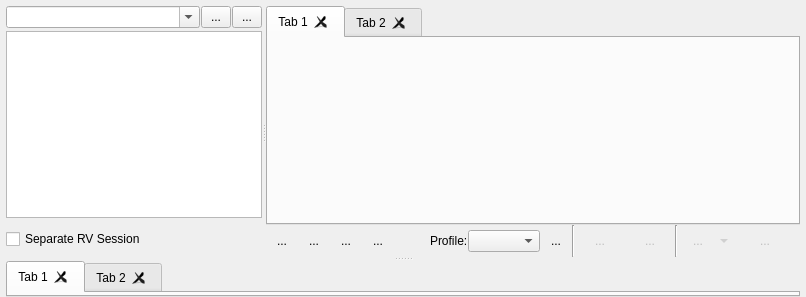
  <widget class="QWidget" name="centralwidget">
   <layout class="QGridLayout" name="gridLayout_3">
    <property name="leftMargin">
     <number>6</number>
    </property>
    <property name="topMargin">
     <number>6</number>
    </property>
    <property name="rightMargin">
     <number>6</number>
    </property>
    <property name="bottomMargin">
     <number>0</number>
    </property>
    <item row="0" column="0">
     <widget class="QSplitter" name="uiMainSPLT">
      <property name="orientation">
       <enum>Qt::Vertical</enum>
      </property>
      <widget class="QSplitter" name="uiContextSPLT">
       <property name="orientation">
        <enum>Qt::Horizontal</enum>
       </property>
       <widget class="QFrame" name="uiBrowserFRAME">
        <property name="frameShape">
         <enum>QFrame::NoFrame</enum>
        </property>
        <property name="frameShadow">
         <enum>QFrame::Raised</enum>
        </property>
        <layout class="QGridLayout" name="gridLayout_2">
         <property name="horizontalSpacing">
          <number>0</number>
         </property>
         <property name="verticalSpacing">
          <number>3</number>
         </property>
         <property name="margin">
          <number>0</number>
         </property>
         <item row="0" column="0">
          <layout class="QHBoxLayout" name="horizontalLayout">
           <property name="spacing">
            <number>1</number>
           </property>
           <item>
            <widget class="QComboBox" name="uiBrowserFilterDDL">
             <property name="minimumSize">
              <size>
               <width>0</width>
               <height>22</height>
              </size>
             </property>
             <property name="maximumSize">
              <size>
               <width>16777215</width>
               <height>22</height>
              </size>
             </property>
             <property name="editable">
              <bool>true</bool>
             </property>
             <property name="maxCount">
              <number>10</number>
             </property>
             <property name="insertPolicy">
              <enum>QComboBox::NoInsert</enum>
             </property>
            </widget>
           </item>
           <item>
            <widget class="QToolButton" name="uiBrowserClearSelectionBTN">
             <property name="minimumSize">
              <size>
               <width>30</width>
               <height>22</height>
              </size>
             </property>
             <property name="maximumSize">
              <size>
               <width>16777215</width>
               <height>22</height>
              </size>
             </property>
             <property name="text">
              <string>...</string>
             </property>
            </widget>
           </item>
           <item>
            <widget class="QToolButton" name="uiResetBTN">
             <property name="minimumSize">
              <size>
               <width>30</width>
               <height>22</height>
              </size>
             </property>
             <property name="maximumSize">
              <size>
               <width>16777215</width>
               <height>22</height>
              </size>
             </property>
             <property name="text">
              <string>...</string>
             </property>
            </widget>
           </item>
          </layout>
         </item>
         <item row="1" column="0">
          <widget class="QTreeWidget" name="uiBrowserTREE">
           <property name="selectionMode">
            <enum>QAbstractItemView::MultiSelection</enum>
           </property>
           <property name="rootIsDecorated">
            <bool>false</bool>
           </property>
           <attribute name="headerVisible">
            <bool>false</bool>
           </attribute>
           <column>
            <property name="text">
             <string notr="true">1</string>
            </property>
           </column>
          </widget>
         </item>
         <item row="2" column="0">
          <widget class="QCheckBox" name="uiSeparateCHK">
           <property name="minimumSize">
            <size>
             <width>0</width>
             <height>36</height>
            </size>
           </property>
           <property name="focusPolicy">
            <enum>Qt::NoFocus</enum>
           </property>
           <property name="text">
            <string>Separate RV Session</string>
           </property>
          </widget>
         </item>
        </layout>
       </widget>
       <widget class="QFrame" name="uiContextFRAME">
        <property name="sizePolicy">
         <sizepolicy hsizetype="Expanding" vsizetype="Expanding">
          <horstretch>1</horstretch>
          <verstretch>1</verstretch>
         </sizepolicy>
        </property>
        <property name="frameShape">
         <enum>QFrame::NoFrame</enum>
        </property>
        <property name="frameShadow">
         <enum>QFrame::Raised</enum>
        </property>
        <layout class="QGridLayout" name="gridLayout">
         <property name="margin">
          <number>0</number>
         </property>
         <property name="spacing">
          <number>0</number>
         </property>
         <item row="1" column="0">
          <layout class="QHBoxLayout" name="horizontalLayout_2">
           <item>
            <widget class="QToolButton" name="uiFilterDepartmentsBTN">
             <property name="minimumSize">
              <size>
               <width>32</width>
               <height>32</height>
              </size>
             </property>
             <property name="text">
              <string>...</string>
             </property>
             <property name="iconSize">
              <size>
               <width>24</width>
               <height>24</height>
              </size>
             </property>
             <property name="popupMode">
              <enum>QToolButton::InstantPopup</enum>
             </property>
             <property name="autoRaise">
              <bool>true</bool>
             </property>
            </widget>
           </item>
           <item>
            <widget class="QToolButton" name="uiFilterShotsBTN">
             <property name="minimumSize">
              <size>
               <width>32</width>
               <height>32</height>
              </size>
             </property>
             <property name="text">
              <string>...</string>
             </property>
             <property name="iconSize">
              <size>
               <width>24</width>
               <height>24</height>
              </size>
             </property>
             <property name="popupMode">
              <enum>QToolButton::InstantPopup</enum>
             </property>
             <property name="autoRaise">
              <bool>true</bool>
             </property>
            </widget>
           </item>
           <item>
            <widget class="QToolButton" name="uiFilterVersionsBTN">
             <property name="minimumSize">
              <size>
               <width>32</width>
               <height>32</height>
              </size>
             </property>
             <property name="text">
              <string>...</string>
             </property>
             <property name="iconSize">
              <size>
               <width>24</width>
               <height>24</height>
              </size>
             </property>
             <property name="popupMode">
              <enum>QToolButton::InstantPopup</enum>
             </property>
             <property name="autoRaise">
              <bool>true</bool>
             </property>
            </widget>
           </item>
           <item>
            <widget class="QToolButton" name="uiHelpBTN">
             <property name="minimumSize">
              <size>
               <width>32</width>
               <height>32</height>
              </size>
             </property>
             <property name="text">
              <string>...</string>
             </property>
             <property name="iconSize">
              <size>
               <width>24</width>
               <height>24</height>
              </size>
             </property>
             <property name="popupMode">
              <enum>QToolButton::InstantPopup</enum>
             </property>
             <property name="autoRaise">
              <bool>true</bool>
             </property>
            </widget>
           </item>
           <item>
            <spacer name="horizontalSpacer">
             <property name="orientation">
              <enum>Qt::Horizontal</enum>
             </property>
             <property name="sizeHint" stdset="0">
              <size>
               <width>40</width>
               <height>20</height>
              </size>
             </property>
            </spacer>
           </item>
           <item>
            <widget class="QLabel" name="label">
             <property name="text">
              <string>Profile:</string>
             </property>
            </widget>
           </item>
           <item>
            <widget class="QComboBox" name="uiProfileDDL">
             <property name="focusPolicy">
              <enum>Qt::NoFocus</enum>
             </property>
            </widget>
           </item>
           <item>
            <widget class="QToolButton" name="uiOptionsBTN">
             <property name="minimumSize">
              <size>
               <width>32</width>
               <height>32</height>
              </size>
             </property>
             <property name="text">
              <string>...</string>
             </property>
             <property name="iconSize">
              <size>
               <width>24</width>
               <height>24</height>
              </size>
             </property>
             <property name="popupMode">
              <enum>QToolButton::InstantPopup</enum>
             </property>
             <property name="autoRaise">
              <bool>true</bool>
             </property>
            </widget>
           </item>
           <item>
            <widget class="Line" name="line">
             <property name="orientation">
              <enum>Qt::Vertical</enum>
             </property>
            </widget>
           </item>
           <item>
            <widget class="QToolButton" name="uiAddClipsBTN">
             <property name="enabled">
              <bool>false</bool>
             </property>
             <property name="minimumSize">
              <size>
               <width>50</width>
               <height>32</height>
              </size>
             </property>
             <property name="text">
              <string>...</string>
             </property>
             <property name="iconSize">
              <size>
               <width>22</width>
               <height>22</height>
              </size>
             </property>
             <property name="popupMode">
              <enum>QToolButton::InstantPopup</enum>
             </property>
             <property name="autoRaise">
              <bool>true</bool>
             </property>
            </widget>
           </item>
           <item>
            <widget class="QToolButton" name="uiRemoveClipsBTN">
             <property name="enabled">
              <bool>false</bool>
             </property>
             <property name="minimumSize">
              <size>
               <width>50</width>
               <height>32</height>
              </size>
             </property>
             <property name="text">
              <string>...</string>
             </property>
             <property name="iconSize">
              <size>
               <width>22</width>
               <height>22</height>
              </size>
             </property>
             <property name="popupMode">
              <enum>QToolButton::InstantPopup</enum>
             </property>
             <property name="autoRaise">
              <bool>true</bool>
             </property>
            </widget>
           </item>
           <item>
            <widget class="Line" name="line_2">
             <property name="orientation">
              <enum>Qt::Vertical</enum>
             </property>
            </widget>
           </item>
           <item>
            <widget class="QToolButton" name="uiCompareBTN">
             <property name="enabled">
              <bool>false</bool>
             </property>
             <property name="minimumSize">
              <size>
               <width>52</width>
               <height>32</height>
              </size>
             </property>
             <property name="text">
              <string>...</string>
             </property>
             <property name="iconSize">
              <size>
               <width>24</width>
               <height>24</height>
              </size>
             </property>
             <property name="popupMode">
              <enum>QToolButton::MenuButtonPopup</enum>
             </property>
             <property name="autoRaise">
              <bool>true</bool>
             </property>
            </widget>
           </item>
           <item>
            <widget class="QToolButton" name="uiPlayBTN">
             <property name="enabled">
              <bool>false</bool>
             </property>
             <property name="minimumSize">
              <size>
               <width>70</width>
               <height>32</height>
              </size>
             </property>
             <property name="text">
              <string>...</string>
             </property>
             <property name="iconSize">
              <size>
               <width>28</width>
               <height>28</height>
              </size>
             </property>
             <property name="popupMode">
              <enum>QToolButton::InstantPopup</enum>
             </property>
             <property name="autoRaise">
              <bool>true</bool>
             </property>
            </widget>
           </item>
          </layout>
         </item>
         <item row="0" column="0">
          <widget class="QTabWidget" name="uiContextTAB">
           <property name="sizePolicy">
            <sizepolicy hsizetype="Expanding" vsizetype="Expanding">
             <horstretch>1</horstretch>
             <verstretch>1</verstretch>
            </sizepolicy>
           </property>
           <property name="acceptDrops">
            <bool>true</bool>
           </property>
           <property name="currentIndex">
            <number>0</number>
           </property>
           <property name="tabsClosable">
            <bool>true</bool>
           </property>
           <widget class="QWidget" name="tab">
            <attribute name="title">
             <string>Tab 1</string>
            </attribute>
           </widget>
           <widget class="QWidget" name="tab_2">
            <attribute name="title">
             <string>Tab 2</string>
            </attribute>
           </widget>
          </widget>
         </item>
        </layout>
       </widget>
      </widget>
      <widget class="QTabWidget" name="uiPlaylistTAB">
       <property name="currentIndex">
        <number>0</number>
       </property>
       <property name="tabsClosable">
        <bool>true</bool>
       </property>
       <widget class="QWidget" name="tab_3">
        <attribute name="title">
         <string>Tab 1</string>
        </attribute>
       </widget>
       <widget class="QWidget" name="tab_4">
        <attribute name="title">
         <string>Tab 2</string>
        </attribute>
       </widget>
      </widget>
     </widget>
    </item>
   </layout>
  </widget>
